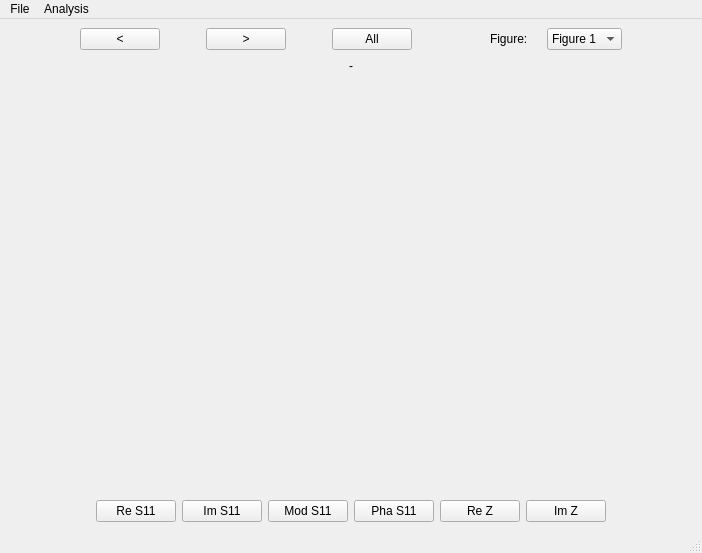
<?xml version="1.0" encoding="UTF-8"?>
<ui version="4.0">
 <class>MainVNAReaderWindow</class>
 <widget class="QMainWindow" name="MainVNAReaderWindow">
  <property name="geometry">
   <rect>
    <x>0</x>
    <y>0</y>
    <width>702</width>
    <height>553</height>
   </rect>
  </property>
  <property name="maximumSize">
   <size>
    <width>16777215</width>
    <height>16777215</height>
   </size>
  </property>
  <property name="windowTitle">
   <string>VNA Reader</string>
  </property>
  <widget class="QWidget" name="centralwidget">
   <layout class="QGridLayout" name="gridLayout_2">
    <item row="0" column="0">
     <layout class="QVBoxLayout" name="verticalLayout">
      <item>
       <layout class="QHBoxLayout" name="horizontalLayout_5">
        <item>
         <spacer name="horizontalSpacer_6">
          <property name="orientation">
           <enum>Qt::Horizontal</enum>
          </property>
          <property name="sizeHint" stdset="0">
           <size>
            <width>40</width>
            <height>20</height>
           </size>
          </property>
         </spacer>
        </item>
        <item>
         <layout class="QGridLayout" name="gridLayout">
          <item row="0" column="1">
           <spacer name="horizontalSpacer_2">
            <property name="orientation">
             <enum>Qt::Horizontal</enum>
            </property>
            <property name="sizeHint" stdset="0">
             <size>
              <width>40</width>
              <height>20</height>
             </size>
            </property>
           </spacer>
          </item>
          <item row="0" column="4">
           <widget class="QPushButton" name="pushButtonAllFiles">
            <property name="sizePolicy">
             <sizepolicy hsizetype="Fixed" vsizetype="Fixed">
              <horstretch>0</horstretch>
              <verstretch>0</verstretch>
             </sizepolicy>
            </property>
            <property name="text">
             <string>All</string>
            </property>
           </widget>
          </item>
          <item row="0" column="3">
           <spacer name="horizontalSpacer">
            <property name="orientation">
             <enum>Qt::Horizontal</enum>
            </property>
            <property name="sizeHint" stdset="0">
             <size>
              <width>40</width>
              <height>20</height>
             </size>
            </property>
           </spacer>
          </item>
          <item row="0" column="2">
           <widget class="QPushButton" name="pushButtonNextFile">
            <property name="sizePolicy">
             <sizepolicy hsizetype="Fixed" vsizetype="Fixed">
              <horstretch>0</horstretch>
              <verstretch>0</verstretch>
             </sizepolicy>
            </property>
            <property name="text">
             <string>&gt;</string>
            </property>
           </widget>
          </item>
          <item row="0" column="0">
           <widget class="QPushButton" name="pushButtonPreviousFile">
            <property name="sizePolicy">
             <sizepolicy hsizetype="Fixed" vsizetype="Fixed">
              <horstretch>0</horstretch>
              <verstretch>0</verstretch>
             </sizepolicy>
            </property>
            <property name="text">
             <string>&lt;</string>
            </property>
           </widget>
          </item>
         </layout>
        </item>
        <item>
         <spacer name="horizontalSpacer_4">
          <property name="orientation">
           <enum>Qt::Horizontal</enum>
          </property>
          <property name="sizeHint" stdset="0">
           <size>
            <width>40</width>
            <height>20</height>
           </size>
          </property>
         </spacer>
        </item>
        <item>
         <layout class="QHBoxLayout" name="horizontalLayout_3">
          <item>
           <widget class="QLabel" name="labelCurrentFigure">
            <property name="text">
             <string>Figure:</string>
            </property>
           </widget>
          </item>
          <item>
           <spacer name="horizontalSpacer_8">
            <property name="orientation">
             <enum>Qt::Horizontal</enum>
            </property>
            <property name="sizeHint" stdset="0">
             <size>
              <width>13</width>
              <height>20</height>
             </size>
            </property>
           </spacer>
          </item>
          <item>
           <widget class="QComboBox" name="comboBoxCurrentFigure">
            <item>
             <property name="text">
              <string>Figure 1</string>
             </property>
            </item>
            <item>
             <property name="text">
              <string>Figure 2</string>
             </property>
            </item>
           </widget>
          </item>
         </layout>
        </item>
        <item>
         <spacer name="horizontalSpacer_9">
          <property name="orientation">
           <enum>Qt::Horizontal</enum>
          </property>
          <property name="sizeHint" stdset="0">
           <size>
            <width>40</width>
            <height>20</height>
           </size>
          </property>
         </spacer>
        </item>
       </layout>
      </item>
      <item>
       <layout class="QHBoxLayout" name="horizontalLayout_6">
        <item>
         <spacer name="horizontalSpacer_11">
          <property name="orientation">
           <enum>Qt::Horizontal</enum>
          </property>
          <property name="sizeHint" stdset="0">
           <size>
            <width>40</width>
            <height>20</height>
           </size>
          </property>
         </spacer>
        </item>
        <item>
         <widget class="QLabel" name="labelFileName">
          <property name="minimumSize">
           <size>
            <width>500</width>
            <height>20</height>
           </size>
          </property>
          <property name="text">
           <string>-</string>
          </property>
          <property name="alignment">
           <set>Qt::AlignCenter</set>
          </property>
         </widget>
        </item>
        <item>
         <spacer name="horizontalSpacer_12">
          <property name="orientation">
           <enum>Qt::Horizontal</enum>
          </property>
          <property name="sizeHint" stdset="0">
           <size>
            <width>40</width>
            <height>20</height>
           </size>
          </property>
         </spacer>
        </item>
       </layout>
      </item>
      <item>
       <spacer name="verticalSpacer_2">
        <property name="orientation">
         <enum>Qt::Vertical</enum>
        </property>
        <property name="sizeHint" stdset="0">
         <size>
          <width>20</width>
          <height>40</height>
         </size>
        </property>
       </spacer>
      </item>
      <item>
       <layout class="QHBoxLayout" name="horizontalLayout_2">
        <item>
         <spacer name="horizontalSpacer_10">
          <property name="orientation">
           <enum>Qt::Horizontal</enum>
          </property>
          <property name="sizeHint" stdset="0">
           <size>
            <width>18</width>
            <height>20</height>
           </size>
          </property>
         </spacer>
        </item>
        <item>
         <widget class="MplWidget" name="MplWidget_0" native="true">
          <property name="sizePolicy">
           <sizepolicy hsizetype="Preferred" vsizetype="Preferred">
            <horstretch>0</horstretch>
            <verstretch>0</verstretch>
           </sizepolicy>
          </property>
          <property name="minimumSize">
           <size>
            <width>600</width>
            <height>300</height>
           </size>
          </property>
         </widget>
        </item>
        <item>
         <spacer name="horizontalSpacer_3">
          <property name="orientation">
           <enum>Qt::Horizontal</enum>
          </property>
          <property name="sizeHint" stdset="0">
           <size>
            <width>18</width>
            <height>20</height>
           </size>
          </property>
         </spacer>
        </item>
       </layout>
      </item>
      <item>
       <spacer name="verticalSpacer">
        <property name="orientation">
         <enum>Qt::Vertical</enum>
        </property>
        <property name="sizeHint" stdset="0">
         <size>
          <width>17</width>
          <height>37</height>
         </size>
        </property>
       </spacer>
      </item>
      <item>
       <layout class="QHBoxLayout" name="horizontalLayout_4">
        <item>
         <spacer name="horizontalSpacer_7">
          <property name="orientation">
           <enum>Qt::Horizontal</enum>
          </property>
          <property name="sizeHint" stdset="0">
           <size>
            <width>40</width>
            <height>20</height>
           </size>
          </property>
         </spacer>
        </item>
        <item>
         <layout class="QHBoxLayout" name="horizontalLayout">
          <item>
           <widget class="QPushButton" name="pushButtonReS11">
            <property name="text">
             <string>Re S11</string>
            </property>
           </widget>
          </item>
          <item>
           <widget class="QPushButton" name="pushButtonImS11">
            <property name="sizePolicy">
             <sizepolicy hsizetype="Expanding" vsizetype="Fixed">
              <horstretch>0</horstretch>
              <verstretch>0</verstretch>
             </sizepolicy>
            </property>
            <property name="text">
             <string>Im S11</string>
            </property>
           </widget>
          </item>
          <item>
           <widget class="QPushButton" name="pushButtonModS11">
            <property name="text">
             <string>Mod S11</string>
            </property>
           </widget>
          </item>
          <item>
           <widget class="QPushButton" name="pushButtonPhaS11">
            <property name="sizePolicy">
             <sizepolicy hsizetype="Expanding" vsizetype="Fixed">
              <horstretch>0</horstretch>
              <verstretch>0</verstretch>
             </sizepolicy>
            </property>
            <property name="text">
             <string>Pha S11</string>
            </property>
           </widget>
          </item>
          <item>
           <widget class="QPushButton" name="pushButtonReZ">
            <property name="sizePolicy">
             <sizepolicy hsizetype="Expanding" vsizetype="Fixed">
              <horstretch>0</horstretch>
              <verstretch>0</verstretch>
             </sizepolicy>
            </property>
            <property name="text">
             <string>Re Z</string>
            </property>
           </widget>
          </item>
          <item>
           <widget class="QPushButton" name="pushButtonImZ">
            <property name="sizePolicy">
             <sizepolicy hsizetype="Expanding" vsizetype="Fixed">
              <horstretch>0</horstretch>
              <verstretch>0</verstretch>
             </sizepolicy>
            </property>
            <property name="text">
             <string>Im Z</string>
            </property>
           </widget>
          </item>
         </layout>
        </item>
        <item>
         <spacer name="horizontalSpacer_5">
          <property name="orientation">
           <enum>Qt::Horizontal</enum>
          </property>
          <property name="sizeHint" stdset="0">
           <size>
            <width>40</width>
            <height>20</height>
           </size>
          </property>
         </spacer>
        </item>
       </layout>
      </item>
     </layout>
    </item>
   </layout>
  </widget>
  <widget class="QMenuBar" name="menubar">
   <property name="geometry">
    <rect>
     <x>0</x>
     <y>0</y>
     <width>702</width>
     <height>22</height>
    </rect>
   </property>
   <widget class="QMenu" name="menuOpen">
    <property name="title">
     <string>File</string>
    </property>
    <addaction name="actionOpen"/>
   </widget>
   <widget class="QMenu" name="menuAnalysis">
    <property name="title">
     <string>Analysis</string>
    </property>
    <addaction name="actionSingleAntenna"/>
    <addaction name="actionCoupledAntennas"/>
   </widget>
   <addaction name="menuOpen"/>
   <addaction name="menuAnalysis"/>
  </widget>
  <widget class="QStatusBar" name="statusbar"/>
  <action name="actionOpen">
   <property name="text">
    <string>Open</string>
   </property>
  </action>
  <action name="actionSingleAntenna">
   <property name="text">
    <string>Single Antenna</string>
   </property>
  </action>
  <action name="actionCoupledAntennas">
   <property name="text">
    <string>Coupled Antennas</string>
   </property>
  </action>
 </widget>
 <customwidgets>
  <customwidget>
   <class>MplWidget</class>
   <extends>QWidget</extends>
   <header>mplwidget.h</header>
   <container>1</container>
  </customwidget>
 </customwidgets>
 <resources/>
 <connections/>
</ui>
